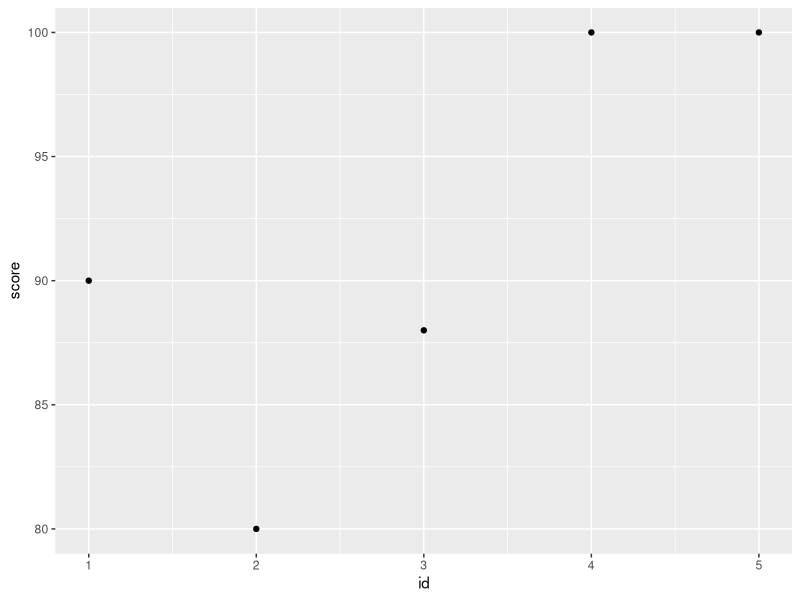
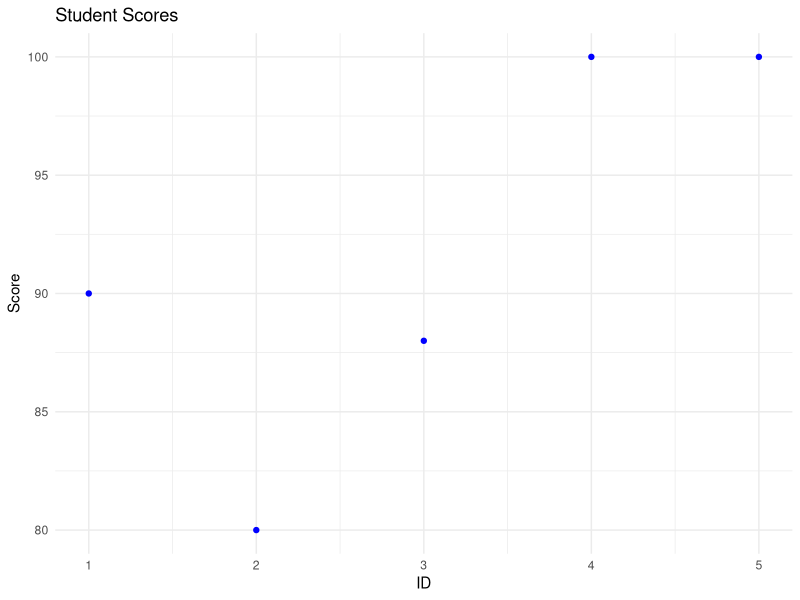
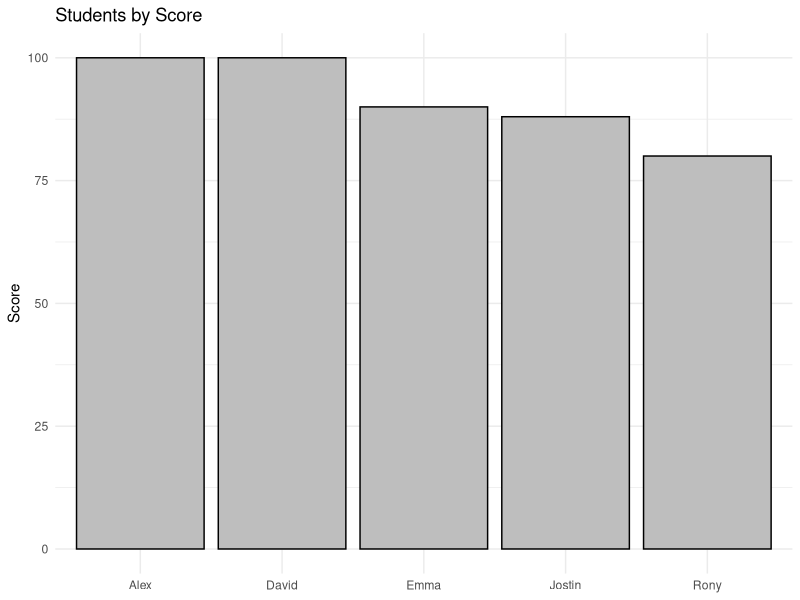

These charts were generated, in order, by the following R code:
## ---- chunk 1
knitr::opts_chunk$set(echo = TRUE)
library(tidyverse)
## ---- chunk 2
my_integer <- 42  # An integer
my_double  <- 42.5 # A double
## ---- chunk 3
my_character <- "Hello, world! I love econometrics!"
my_character
## ---- chunk 4
my_logical <- TRUE
is_greater <- (5 > 2) # Evaluates to TRUE

my_logical
is_greater
## ---- chunk 5
my_factor <- factor(c("Low", "Medium", "High", "Low", "Medium"))

my_factor
## ---- chunk 6
my_date     <- as.Date("2024-01-01")
my_datetime <- as.POSIXct("2024-01-01 12:00:00")

my_date
my_datetime
## ---- chunk 7
my_data_frame <- data.frame(
  id = 1:3,
  name = c("Emma", "Rony", "Jostin"),
  score = c(90, 85, 88)
)

my_tibble <- tibble(
  id = 1:3,
  name = c("Emma", "Rony", "Jostin"),
  score = c(90, 85, 88)
)
## ---- chunk 8
my_list <- list(name = "Eric Taylor", scores = c(90, 85, 88), passed = TRUE)
## ---- chunk 9
x <- 2 + 2
x
## ---- chunk 10
my_vector <- c(1, 2, 3, 4, 5)
my_vector
## ---- chunk 11
my_data_frame <- data.frame(
  id = 1:5,
  name = c("Emma", "Rony", "Jostin", "David", "Alex"),
  score = c(90, 80, 88, 100, 100)
)

my_data_frame
## ---- chunk 12
result <- sum(c(1, 2, 3, 4, 5))
result
## ---- chunk 13
c(1, 2, 3, 4, 5) %>%
  sum() 
## ---- chunk 14
filtered_data <- my_data_frame %>%
  filter(score > 85) %>%
  select(name, score)
## ---- chunk 15
# Add a new column 'passed' with boolean values: TRUE if score >= 85, FALSE otherwise
my_data_frame <- my_data_frame %>%
  mutate(passed = score >= 85)

my_data_frame
## ---- chunk 16
# Standardize the 'score' column
my_data_frame <- my_data_frame %>%
  mutate(score_standardized = (score - mean(score)) / sd(score))

my_data_frame

## ---- chunk 17
# Add a grade column based on standardized scores
my_data_frame <- my_data_frame %>%
  mutate(
    score_standardized = (score - mean(score)) / sd(score),
    grade = case_when(
      score_standardized >= 1  ~ "A",
      score_standardized >= 0  ~ "B",
      score_standardized < 0   ~ "C"
    )
  )

my_data_frame
## ---- chunk 18
average_score <- my_data_frame %>%
  summarise(mean_score = mean(score))

average_score
## ---- chunk 19
my_data_frame <- my_data_frame %>%
  mutate(class = if_else(id %% 2 == 0, "A", "B"))

my_data_frame
## ---- chunk 20
average_score_by_class <- my_data_frame %>%
  group_by(class) %>%
  summarise(mean_score = mean(score))

average_score_by_class
## ---- chunk 21
summary_statistics <- my_data_frame %>%
  summarise(
    mean_score = mean(score),
    median_score = median(score),
    sd_score = sd(score)
  )

summary_statistics
## ---- chunk 22
my_data_frame_with_mean <- my_data_frame %>%
  mutate(mean_score = mean(score))

my_data_frame_with_mean
## ---- chunk 23
ggplot(my_data_frame, aes(x = id, y = score)) +
  geom_point()
## ---- chunk 24
ggplot(my_data_frame, aes(x = id, y = score)) +
  geom_point(color = "blue") +
  labs(title = "Student Scores", x = "ID", y = "Score") +
  theme_minimal()
## ---- chunk 25
ggplot(my_data_frame, aes(y = score, x = as.factor(name))) +
  geom_col(color = "black", fill = "grey") +
  labs(title = "Students by Score", x = NULL, y = "Score") +
  theme_minimal()
